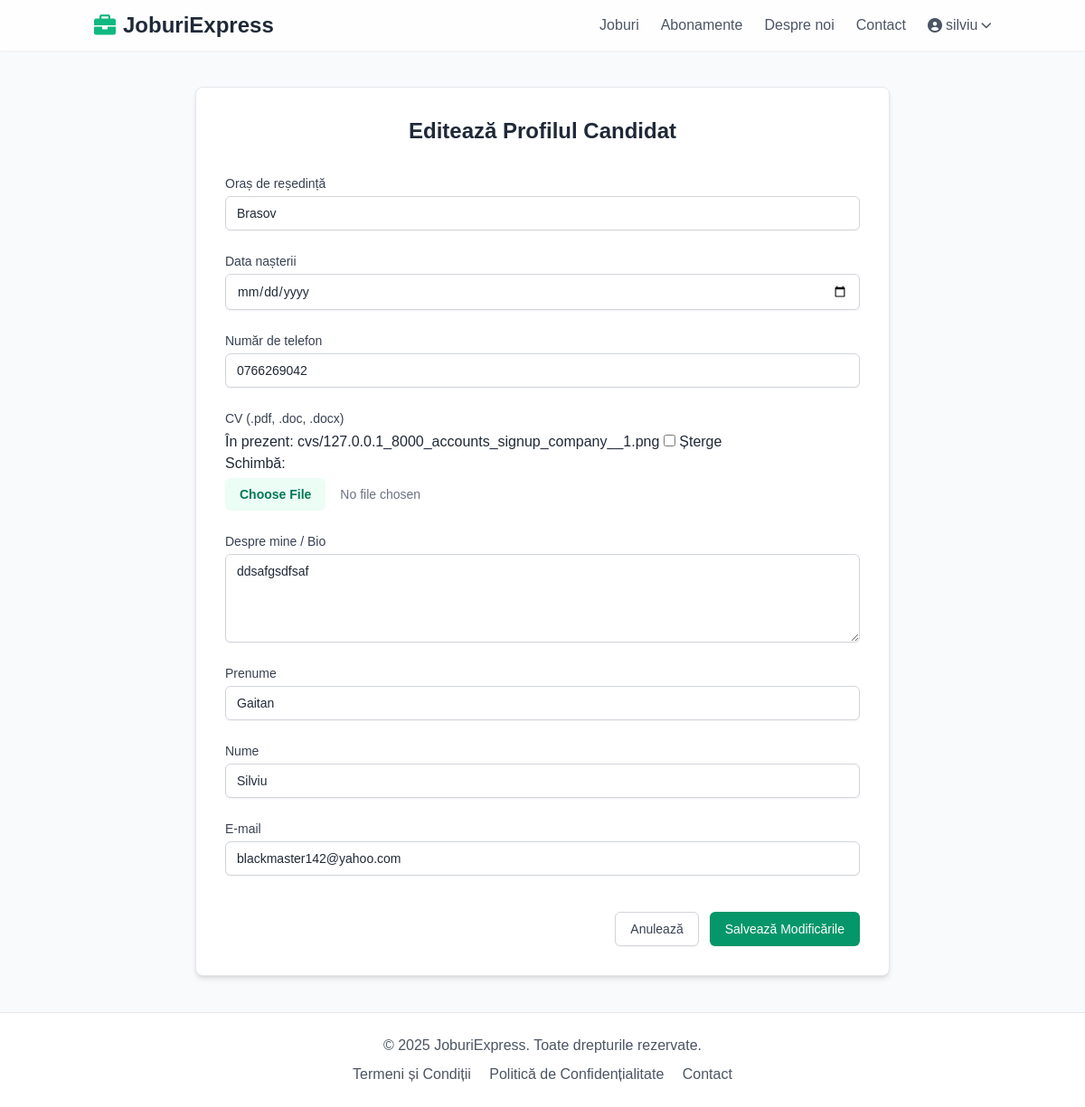
The app's page /conturi/profil/candidat/editeaza/ (signed in) with its own data.
### accounts/models.py (models this page shows, shortened)
class User(AbstractUser):
    USER_TYPE_CHOICES = (
        ('job_seeker', 'Candidat'),
        ('company', 'Companie'),
    )
    email = models.EmailField(unique=True)
    user_type = models.CharField(max_length=20, choices=USER_TYPE_CHOICES, default='job_seeker')
    groups = models.ManyToManyField(
        'auth.Group',
        verbose_name='groups',
        blank=True,
        help_text='The groups this user belongs to. A user will get all permissions granted to each of their groups.',
        related_name="custom_user_set", # Changed related_name
        related_query_name="user",
    )
    user_permissions = models.ManyToManyField(
        'auth.Permission',
        verbose_name='user permissions',
        blank=True,
        help_text='Specific permissions for this user.',
        related_name="custom_user_set", # Changed related_name
        related_query_name="user",
    )
    is_active = models.BooleanField(
        'active',
        default=True, # Changed default to True
        help_text= (
            'Designates whether this user should be treated as active. '
            'Unselect this instead of deleting accounts.'
        ),
    )

class JobSeekerProfile(models.Model):
    user = models.OneToOneField(User, on_delete=models.CASCADE, primary_key=True, related_name='jobseekerprofile')
    city_of_residence = models.CharField("Oraș de reședință", max_length=100, blank=True, null=True) # Renamed from location
    date_of_birth = models.DateField("Data nașterii", blank=True, null=True)
    phone_number = models.CharField(max_length=20, blank=True, null=True)
    cv = models.FileField(upload_to='cvs/', blank=True, null=True) # Requires Pillow installation
    bio = models.TextField(blank=True, null=True)
    saved_jobs = models.ManyToManyField('jobs.Job', blank=True, related_name='saved_by_seekers')

### accounts/views.py (the view, shortened to what this page needs)
# urls.py: path('profil/candidat/editeaza/', views.JobSeekerProfileUpdateView.as_view(), name='editare_profil_candidat'),
@method_decorator(login_required, name='dispatch')
class JobSeekerProfileUpdateView(UserPassesTestMixin, UpdateView):
    model = JobSeekerProfile
    form_class = JobSeekerProfileForm
    template_name = 'accounts/profile_edit_form.html' # Reuse the same template for now
    success_url = reverse_lazy('conturi:panou_candidat') # Redirect to job seeker dashboard
    def test_func(self):
        profile = self.get_object()
        return self.request.user.is_authenticated and self.request.user.user_type == 'job_seeker' and profile.user == self.request.user
    def get_object(self, queryset=None):
        return self.request.user.jobseekerprofile
    def get_context_data(self, **kwargs):
        context = super().get_context_data(**kwargs)
        context['page_title'] = "Editează Profilul Candidat"
        return context

### templates/accounts/profile_edit_form.html (shortened to what this page needs)
{% extends 'base.html' %}
{% block content %}
<div class="max-w-3xl mx-auto mt-10 mb-10 bg-white p-8 rounded-lg shadow-md border border-gray-200">
  <h1 class="text-2xl font-bold text-center text-gray-800 mb-8">{{ page_title|default:"Editează Profil" }}</h1>
  <form method="post" enctype="multipart/form-data" class="space-y-6">
    {% for field in form %}
      <div class="mb-4">
        <label for="{{ field.id_for_label }}" class="block text-sm font-medium text-gray-700 mb-1">{{ field.label }}</label>
        {{ field }}
      </div>
    {% endfor %}
    <div class="pt-4 flex justify-end gap-3">
         <a href="{% url 'conturi:panou_companie' %}" class="inline-flex justify-center py-2 px-4 border border-gray-300 rounded-md shadow-sm text-sm font-medium text-gray-700 bg-white hover:bg-gray-50 focus:outline-none focus:ring-2 focus:ring-offset-2 focus:ring-indigo-500">
            Anulează
        </a>
        <button type="submit"
                class="inline-flex justify-center py-2 px-4 border border-transparent rounded-md shadow-sm text-sm font-medium text-white bg-emerald-600 hover:bg-emerald-700 focus:outline-none focus:ring-2 focus:ring-offset-2 focus:ring-emerald-500">
          Salvează Modificările
        </button>
    </div>
  </form>
</div>
{% endblock %}

### templates/base.html (shortened to what this page needs)
<!DOCTYPE html>
<html lang="ro">
<head>
    <script src="https://cdn.tailwindcss.com"></script>
    <link rel="stylesheet" href="https://cdnjs.cloudflare.com/ajax/libs/font-awesome/6.0.0/css/all.min.css" />
</head>
<body class="bg-gray-50 text-gray-800 relative">
    <nav class="bg-white/80 backdrop-blur-md shadow-sm sticky top-0 z-50">
        <div class="container mx-auto px-4 py-3 flex justify-between items-center">
            <a class="text-2xl font-bold text-gray-800 flex items-center" href="{% url 'core:home' %}">
                <i class="fas fa-briefcase mr-2 text-emerald-500"></i>
                JoburiExpress
            </a>
            <div class="hidden md:flex items-center space-x-6">
                <a class="text-gray-600 hover:text-gray-900 transition-colors duration-300 " href="{% url 'joburi:lista_joburi' %}">Joburi</a>
                <a class="text-gray-600 hover:text-gray-900 transition-colors duration-300 " href="{% url 'plati:planuri' %}">Abonamente</a>
                <a class="text-gray-600 hover:text-gray-900 transition-colors duration-300 " href="{% url 'core:about' %}">Despre noi</a>
                <a class="text-gray-600 hover:text-gray-900 transition-colors duration-300 " href="{% url 'core:contact' %}">Contact</a>
                {% if user.is_authenticated %}
                    <div class="relative">
                        <button id="user-menu-button" class="flex items-center text-gray-600 hover:text-gray-900 focus:outline-none transition-colors duration-300">
                            <i class="fas fa-user-circle mr-1"></i> {{ user.username }}
                            <i class="fas fa-chevron-down ml-1 text-xs"></i>
                        </button>
                    </div>
                {% endif %}
            </div>
        </div>
    </nav>
    <main class="relative overflow-hidden">
        {% block content %}{% endblock %}
    </main>
    <footer class="bg-white text-gray-600 mt-auto border-t border-gray-200">
        <div class="container mx-auto px-4 py-6 text-center">
            <p>&copy; {% now "Y" %} JoburiExpress. Toate drepturile rezervate.</p>
            <div class="mt-2 space-x-4">
                <a href="{% url 'core:terms' %}" class="hover:text-emerald-500 transition-colors duration-300">Termeni și Condiții</a>
                <a href="{% url 'core:privacy' %}" class="hover:text-emerald-500 transition-colors duration-300">Politică de Confidențialitate</a>
                <a href="{% url 'core:contact' %}" class="hover:text-emerald-500 transition-colors duration-300">Contact</a>
            </div>
        </div>
    </footer>
</body>
</html>

### templates/base.html (style rules this page uses)
body { display: flex; flex-direction: column; min-height: 100vh; font-family: sans-serif; }
main { flex-grow: 1; }

### records on screen
User: username "silviu", form "Gaitan" "Silviu" "blackmaster142@yahoo.com"
JobSeekerProfile: form "Brasov" "0766269042" "ddsafgsdfsaf"

### other values on screen
{{ page_title|default:"Editează Profil" }} "Editează Profilul Candidat"
{{ field.label }} "Oraș de reședință" "Data nașterii" "Număr de telefon" "CV (.pdf, .doc, .docx)" "Despre mine / Bio" "Prenume" "Nume" "E-mail"
